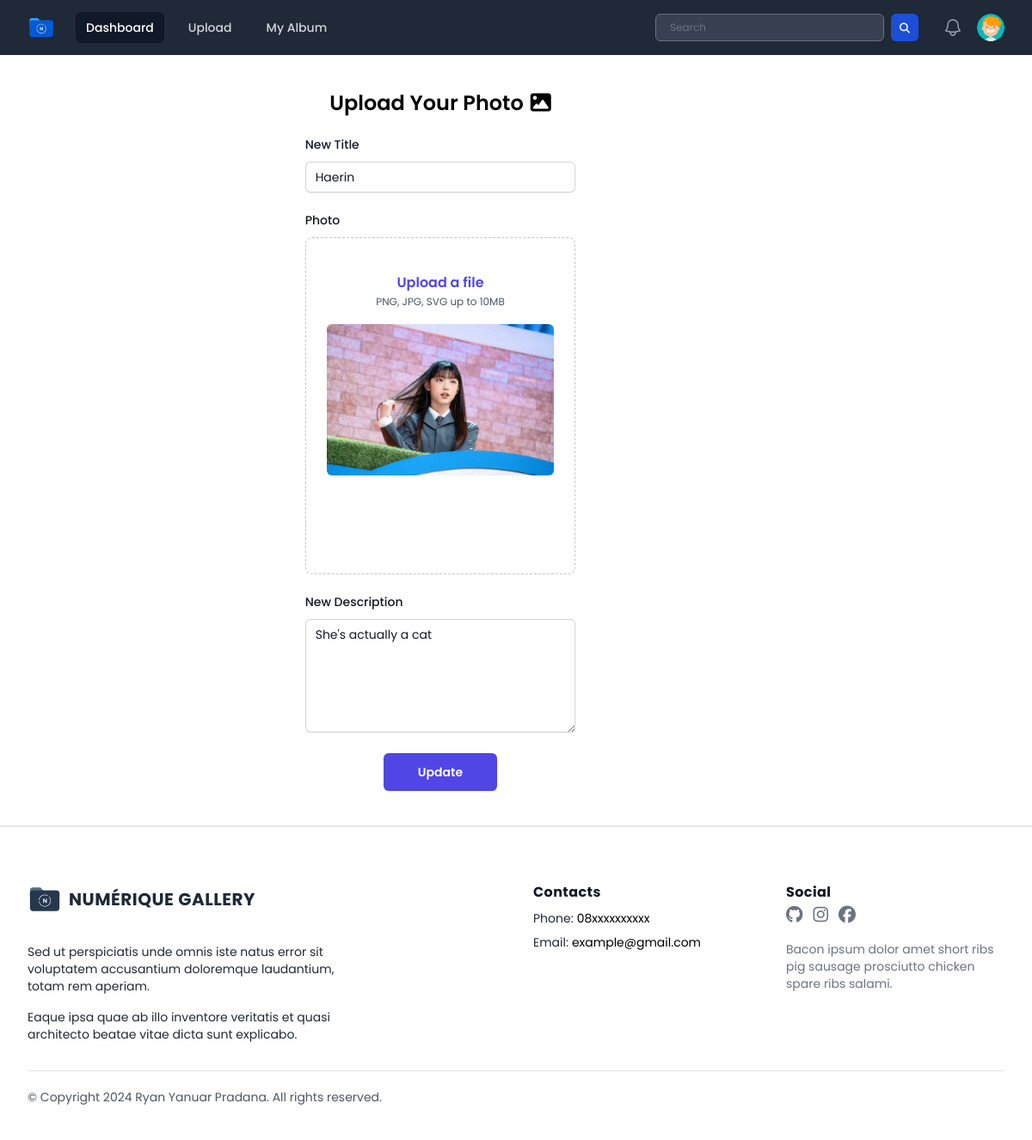
/public/page/user/edit.php?photoID=18 (signed in), run on an earlier commit of the app's database.
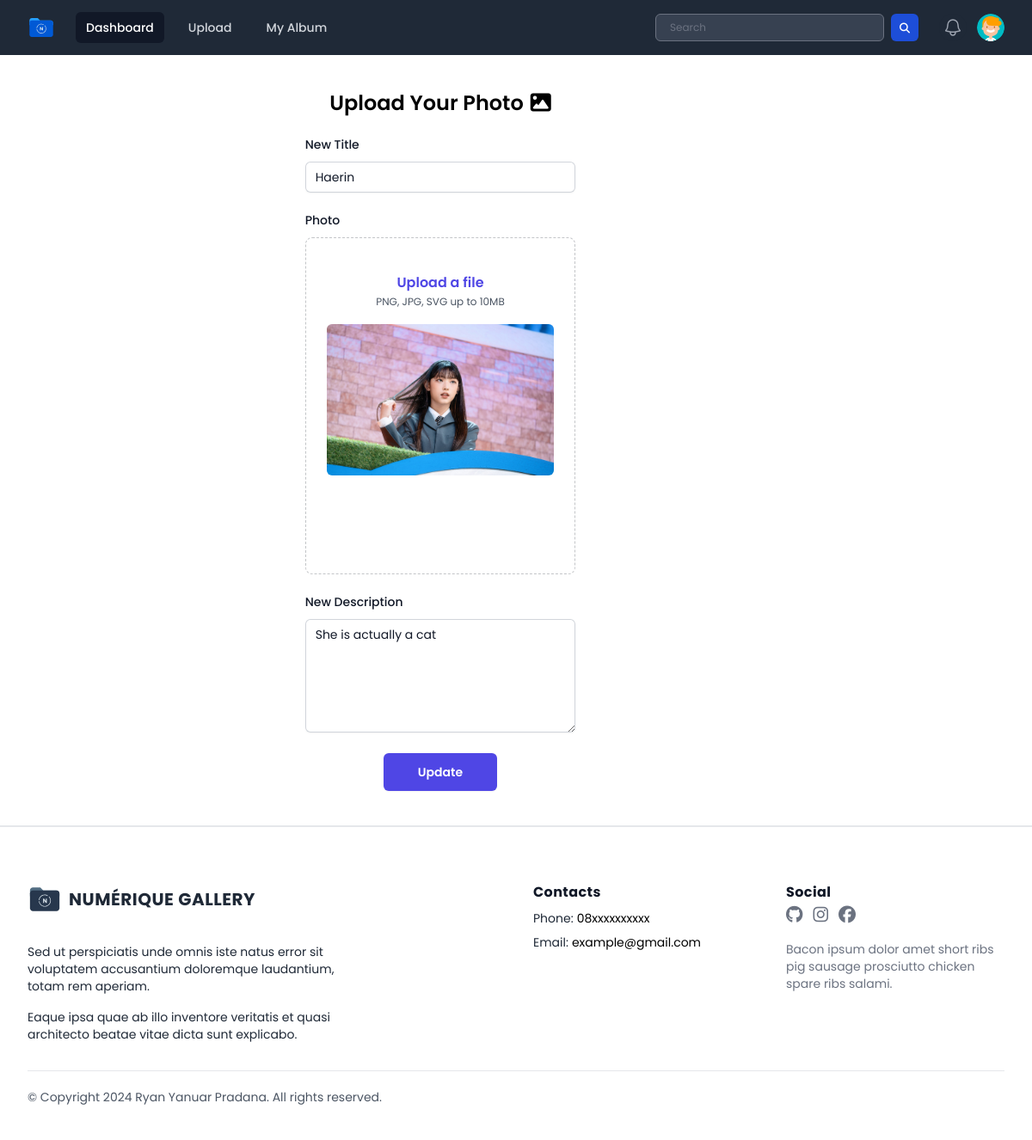
And on a later commit of the database.
### tables this page shows
CREATE TABLE `photos` (
  `photoID` int(11) NOT NULL,
  `userID` int(11) NOT NULL,
  `albumID` int(11) DEFAULT NULL,
  `title` varchar(100) DEFAULT NULL,
  `description` text DEFAULT NULL,
  `image_path` varchar(255) DEFAULT NULL,
  `createdAt` timestamp NOT NULL DEFAULT current_timestamp() ON UPDATE current_timestamp()
);

### public/page/user/edit.php (the view, shortened to what the changed rows need)
<?php
include "../../../database/koneksi.php";
$username = $_SESSION['username'];
$query = "SELECT * FROM users WHERE username = '$username'";
$resultUser = mysqli_query($conn, $query);
if ($resultUser && mysqli_num_rows($resultUser) > 0) {
    $pengguna = mysqli_fetch_assoc($resultUser);
    $userID = $pengguna['userID'];
    if (isset($_GET['photoID'])) {
        $photoID = mysqli_real_escape_string($conn, $_GET['photoID']);
        $queryPhoto = "SELECT * FROM photos WHERE photoID = $photoID AND userID = $userID";
        $resultPhoto = mysqli_query($conn, $queryPhoto);
        if ($resultPhoto && mysqli_num_rows($resultPhoto) > 0) {
            $rowPhoto = mysqli_fetch_assoc($resultPhoto);
            $titleBeforeEdit = $rowPhoto['title'];
            $descriptionBeforeEdit = $rowPhoto['description'];
            $imagePathBeforeEdit = $rowPhoto['image_path'];
        } else {
            header("Location: ../../page/index.php");
            exit();
        }
    } else {
        header("Location: ../../page/index.php");
        exit();
    }
}
?>
<!DOCTYPE html>
<html lang="en">
<head>
    <link rel="stylesheet" href="../../css/output.css">
    <link rel="stylesheet" href="../../css/style.css">
    <link rel="stylesheet" href="../../css/all.min.css">
    <link rel="stylesheet" href="../../css/fontawesome.min.css">
</head>
<body class="h-screen font-poppins">
    <div class="container">
        <div class="m-10">
            <form action="" method="post" enctype="multipart/form-data">
                <div class="flex items-center flex-col">
                    <div class="w-1/3 mt-5">
                        <div class="mt-2">
                            <input type="text" name="title" id="title" value="<?= $titleBeforeEdit ?>" autocomplete="given-name" class="block w-full rounded-md border-0 py-1.5 text-gray-900 shadow-sm ring-1 ring-inset ring-gray-300 placeholder:text-gray-400 focus:ring-2 focus:ring-inset focus:ring-indigo-600 sm:text-sm sm:leading-6">
                        </div>
                    </div>
                    <div class="w-1/3 mt-5">
                        <div class="mt-2 w-full flex justify-center rounded-lg border border-dashed border-gray-900/25 px-6 py-10">
                            <div class="text-center">
                                <div class="mt-4 min-h-[250px]" id="image-preview">
                                    <?php
                                    echo '<img src="../../../database/uploads/' . $imagePathBeforeEdit . '" class="rounded-md mt-2" alt="Image Before Edit">';
                                    ?>
                                </div>
                            </div>
                        </div>
                    </div>
                    <div class="w-1/3 mt-5">
                        <div class="mt-2">
                            <textarea id="description" placeholder="<?= $descriptionBeforeEdit ?>" name="description" rows="5" class="block w-full rounded-md border-0 py-1.5 text-gray-900 shadow-sm ring-1 ring-inset ring-gray-300 placeholder:text-gray-400 focus:ring-2 focus:ring-inset focus:ring-indigo-600 sm:text-sm sm:leading-6"><?= $descriptionBeforeEdit ?></textarea>
                        </div>
                    </div>
                </div>
            </form>
        </div>
    </div>
</body>
</html>

What changed in the data, as far as the page shows it:
changed photos "Haerin": description "She's actually a cat" → "She is actually a cat"
